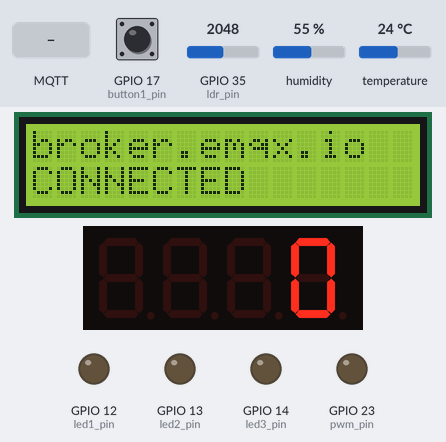
A sketch run on a simulated ESP32. Parts: 16×2 character LCD, 4-digit seven-segment display, output pins drawn as LEDs (lit = HIGH). The inputs (shaded band) are chosen by the test bench; at power-on: GPIO 17 (button1_pin) HIGH, GPIO 35 (ldr_pin) = 2048, humidity 55 %, temperature 24 °C. WiFi joins after 1.5 s; servers stay silent unless stated; no MQTT or app messages arrive unless stated; what the sketch prints to the serial monitor is not drawn.

Above: at 2.8 s.
2.9 s: MQTT message "on" arrives on the first subscribed topic
At 4.1 s:
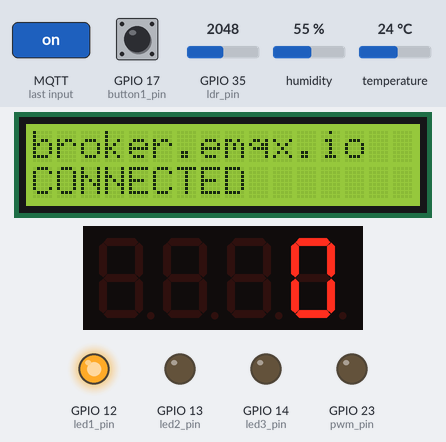
4.4 s: MQTT message "on" arrives on the second subscribed topic
At 4.9 s:
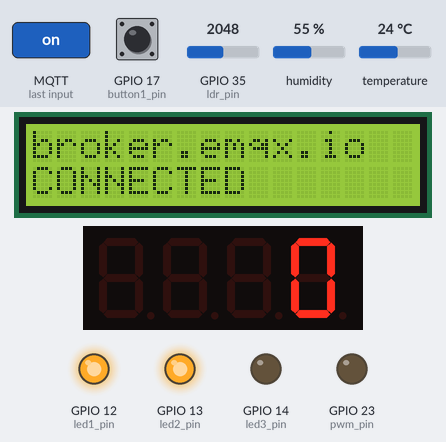
5.9 s: MQTT message "off" arrives on the first subscribed topic
At 6.5 s:
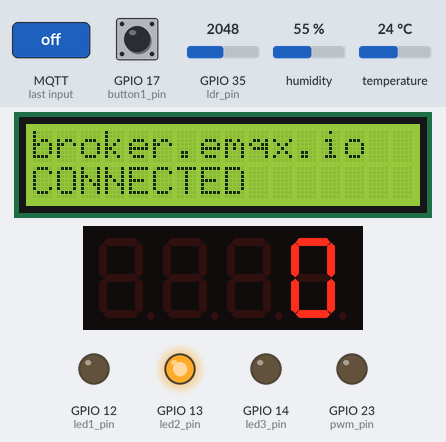
7.4 s: MQTT message "on" arrives on the third subscribed topic
At 8.4 s:
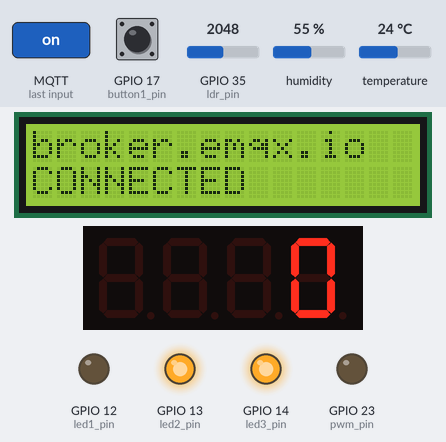
8.9 s: MQTT message "off" arrives on the second subscribed topic
At 9.9 s:
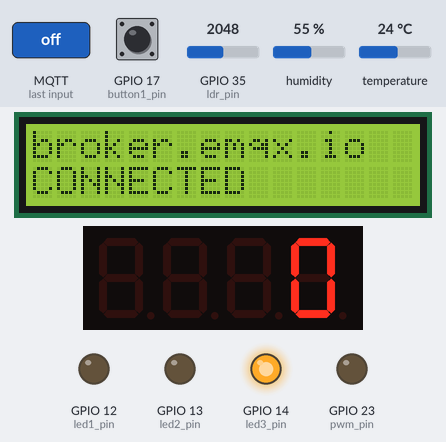
10.4 s: MQTT message "off" arrives on the third subscribed topic
At 11.8 s:
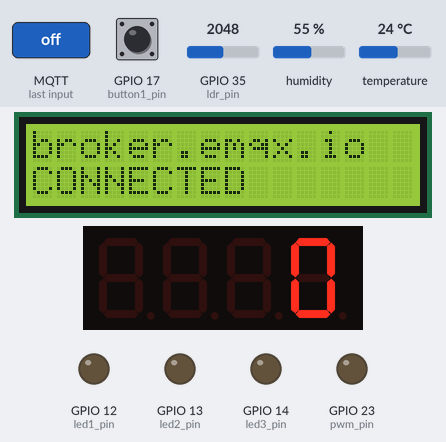
Timing chart, 0 to 12.9 s (numbered marks = the images above; inputs shaded):
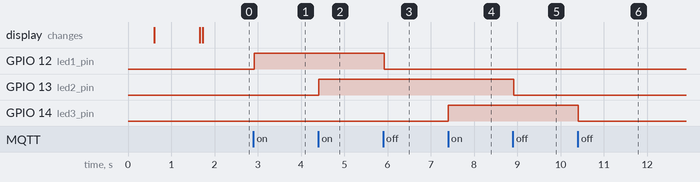

The sketch:

rnd.ino
```cpp
/*  available adc
 *  GPIO36, GPIO37, GPIO38, GPIO39, GPIO32, GPIO33, GPIO34 and GPIO35.
 *
 *
 */


#include <WiFi.h>
#include <PubSubClient.h>
#include <Wire.h>

#include <LiquidCrystal_I2C.h>

// Set the LCD address to 0x27 for a 16 chars and 2 line display
LiquidCrystal_I2C lcd(0x27, 16, 2);

#include "DHT.h"

#define DHTPIN 16

#define DHTTYPE DHT11


DHT dht(DHTPIN, DHTTYPE);

float t;


// Replace the next variables with your SSID/Password combination
const char* ssid = "Wifihusni12";
const char* password = "123456789";
const char* mqtt_server = "broker.emqx.io";

WiFiClient espClient;
PubSubClient client(espClient);
long lastMsg = 0;
char msg[50];
int value = 0;


#include <TM1637Display.h>


// Define the connections pins
#define CLK 19 //clk tm1637
#define DIO 18 //dio tm1637


// LED Pin
/*
const int led1_pin = 2; //led builtin
const int led2_pin = 32; //led onboard
const int led3_pin = 33; //led onboard
*/

const int led1_pin = 12; //led rgb
const int led2_pin = 13; //led rgb
const int led3_pin = 14; //led rgb

const int pwm_pin = 23;

// button pin
const int button1_pin = 17; //infrared
const int button2_pin = 19;

int button1_state;
int button2_state;
int pwm_value;

int buzzer = 5;//buzzer

int analog;

int mic_pin = 39; // mic

int ldr_pin = 35; //ldr

int pot_pin = 34;//pot pin
int seven_segment_value;

int dht_pin = 25;

// Create display object of type TM1637Display
TM1637Display display = TM1637Display(CLK, DIO);

void setup() {

  lcd.begin();
  // Turn on the blacklight and print a message.
  lcd.clear();
  lcd.backlight();
  lcd.setCursor(0,0);
  lcd.print(mqtt_server);


  Serial.begin(115200);
  setup_wifi();
  client.setServer(mqtt_server, 1883);
  client.setCallback(callback);

  pinMode(led1_pin, OUTPUT);
  pinMode(led2_pin, OUTPUT);
  pinMode(led3_pin, OUTPUT);


  pinMode(button1_pin, INPUT_PULLUP);
  pinMode(button2_pin, INPUT_PULLUP);

  pinMode(34, INPUT);

  ledcSetup(0, 1000, 8);
  ledcAttachPin(pwm_pin, 0);

   // Set the display brightness (0-7)
  display.setBrightness(5);

  // Clear the display
  display.clear();

  dht.begin();
}

void setup_wifi() {
  delay(10);
  Serial.println();
  Serial.print("Connecting to ");
  Serial.println(ssid);
  WiFi.begin(ssid, password);

  while (WiFi.status() != WL_CONNECTED) {
    delay(500);
    Serial.print(".");
    lcd.setCursor(0,1);
    lcd.print("ATTEMPTING");
  }

  Serial.println("");
  Serial.println("WiFi connected");
  Serial.println("IP address: ");
  Serial.println(WiFi.localIP());
  lcd.setCursor(0,1);
   lcd.print("CONNECTED ");
}

void callback(char* topic, byte* message, unsigned int length) {
  Serial.print("Message arrived on topic: ");
  Serial.print(topic);
  Serial.print(". Message: ");
  String messageTemp;

  for (int i = 0; i < length; i++) {
    Serial.print((char)message[i]);
    messageTemp += (char)message[i];
  }
  Serial.println();


  if (String(topic) == "trainer_iot_upi_01/led1") {
    Serial.print("Changing output to ");
    if(messageTemp == "on"){
      Serial.println("ON");
      digitalWrite(led1_pin, HIGH);
    }
    else if(messageTemp == "off"){
      Serial.println("OFF");
      digitalWrite(led1_pin, LOW);
    }
  }

  if (String(topic) == "trainer_iot_upi_01/led2") {
    Serial.print("Changing output to ");
    if(messageTemp == "on"){
      Serial.println("ON");
      digitalWrite(led2_pin, HIGH);
    }
    else if(messageTemp == "off"){
      Serial.println("OFF");
      digitalWrite(led2_pin, LOW);
    }
  }

  if (String(topic) == "trainer_iot_upi_01/led3") {
    Serial.print("Changing output to ");
    if(messageTemp == "on"){
      Serial.println("ON");
      digitalWrite(led3_pin, HIGH);
    }
    else if(messageTemp == "off"){
      Serial.println("OFF");
      digitalWrite(led3_pin, LOW);
    }
  }


  if (String(topic) == "trainer_iot_upi_01/seven_segment") {
    seven_segment_value = messageTemp.toInt();

  }


}


void reconnect() {
  while (!client.connected()) {
    Serial.print("Attempting MQTT connection...");
    if (client.connect("ESP32Client")) {
      Serial.println("connected");

      client.subscribe("trainer_iot_upi_01/led1");
      client.subscribe("trainer_iot_upi_01/led2");
      client.subscribe("trainer_iot_upi_01/led3");
      client.subscribe("trainer_iot_upi_01/seven_segment");
      client.subscribe("analog_send");
    } else {
      Serial.print("failed, rc=");
      Serial.print(client.state());
      Serial.println(" try again in 5 seconds");
      delay(5000);
    }
  }
}


void loop() {
  if (!client.connected()) {
    reconnect();

  }
  client.loop();

  ledcWrite(0, pwm_value);

  t = dht.readTemperature();

  display.showNumberDec(seven_segment_value);


  long now = millis();
  if (now - lastMsg > 1000) {
    lastMsg = now;

    //kirim data
    analog = analogRead(35);
    char analog_send[8];
    dtostrf(analog, 1, 2, analog_send);

    client.publish("trainer_iot_upi_01/potensiometer", analog_send);

    button1_state = !digitalRead(button1_pin);
    if (button1_state == 1){
      client.publish("trainer_iot_upi_01/sensor1", "on");
    } else{
      client.publish("trainer_iot_upi_01/sensor1", "off");
    }


    button2_state = !digitalRead(button2_pin);
    if (button2_state == 1){
      client.publish("trainer_iot_upi_01/sensor2", "on");
    } else{
      client.publish("trainer_iot_upi_01/sensor2", "off");
    }


  }
}
```

Measured:
- after the input at 2.9 s, GPIO 12 (led1_pin): LOW → HIGH at once
- after the input at 4.4 s, GPIO 13 (led2_pin): LOW → HIGH at once
- after the input at 5.9 s, GPIO 12 (led1_pin): HIGH → LOW at once
- after the input at 7.4 s, GPIO 14 (led3_pin): LOW → HIGH at once
- after the input at 8.9 s, GPIO 13 (led2_pin): HIGH → LOW at once
- after the input at 10.4 s, GPIO 14 (led3_pin): HIGH → LOW at once
